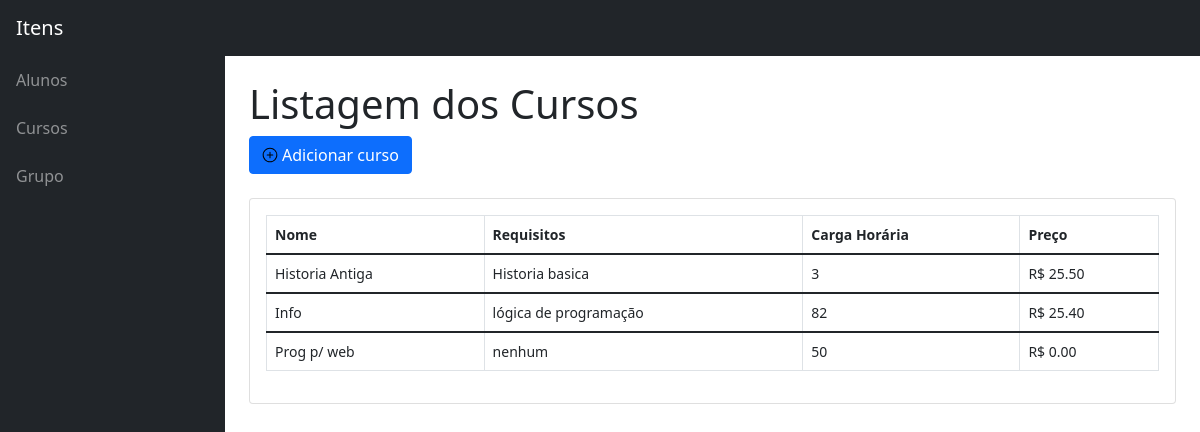
Page /listagemcurso/ on the earlier database version.
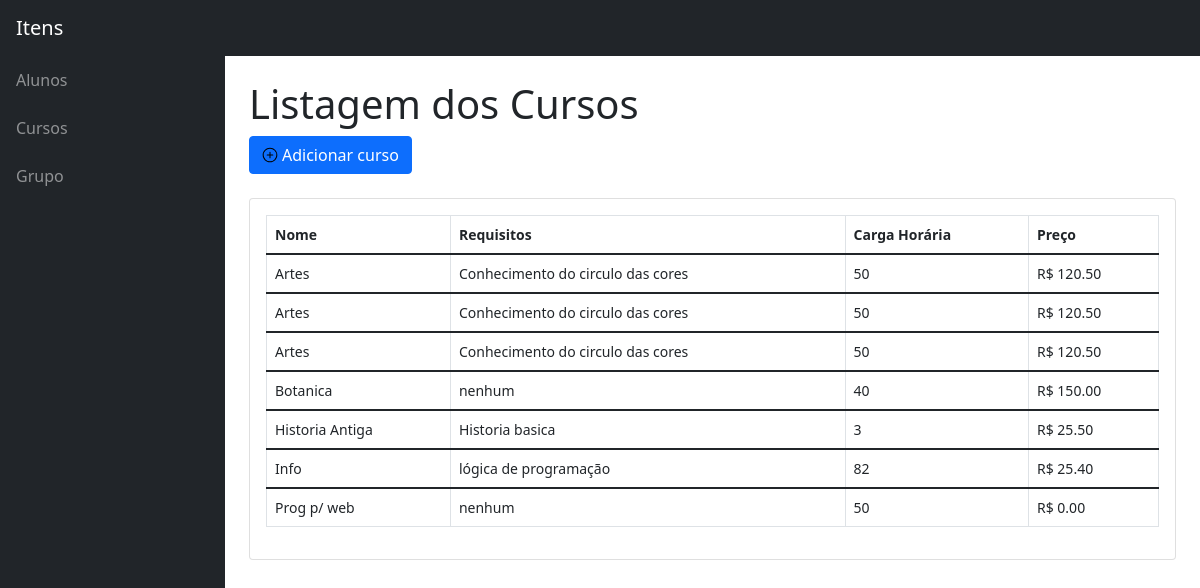
Same page on the later database version.
### Crud/models.py (models this page shows, shortened)
class Curso (models.Model):
    id = models.AutoField(primary_key=True)
    nome = models.CharField(max_length=50)
    requisito = models.CharField(max_length=255)
    carga_horaria = models.SmallIntegerField()
    preco = models.DecimalField(max_digits=5, decimal_places=2)

### Crud/views.py (the view)
# urls.py: path('listagemcurso/', listagem, name="listagemcurso"),
def listagem(request):
    cursos = Curso.objects.all().order_by('nome')
    conteudo = {"cursos": cursos}
    return render(request, 'listagem_curso.html', conteudo)

### Crud/templates/listagem_curso.html (shortened to what this page needs)
{% extends 'base.html' %}
{% load static %}
{% block 'titulo_conteudo' %} <h1 class="mt-4">Listagem dos Cursos </h1>{% endblock %}
{% block 'add_item' %}
<a href="{% url 'adicionarcurso' %}" class="btn btn-primary">  <img src="{% static '/assets/img/plus-circle.svg' %}" class="svg-inline--fa fa-chart-area me-1" >Adicionar curso</a>
{% endblock %}
{% block 'tabela' %}
        <thead>
            <tr>
                <th>Nome</th>
                <th>Requisitos</th>
                <th>Carga Horária</th>
                <th>Preço</th>
            </tr>
        </thead>
        {% for i in cursos%}
        <tbody>
            <tr>
                <td> {{i.nome}}</td>
                <td> {{i.requisito}}</td>
                <td> {{i.carga_horaria}}</td>
                <td> R$ {{i.preco}}</td>
            </tr>
        </tbody>
        {% endfor %}
{% endblock %}

### Crud/templates/base.html (shortened to what this page needs)
{% load static %}
<!DOCTYPE html>
<html lang="pt-br">
    <head>
        <link href="https://cdn.jsdelivr.net/npm/simple-datatables@latest/dist/style.css" rel="stylesheet" />
        <link href="{% static '/css/styles.css' %} " rel="stylesheet" />
    </head>
    <body class="sb-nav-fixed">
        <nav class="sb-topnav navbar navbar-expand navbar-dark bg-dark">
            <a class="navbar-brand ps-3" href="{% url 'home' %}"> Itens </a>
        </nav>
        <div id="layoutSidenav">
            <div id="layoutSidenav_nav">
                <nav class="sb-sidenav accordion sb-sidenav-dark" id="sidenavAccordion">
                    <div class="sb-sidenav-menu">
                        <div class="nav">
                            <a class="nav-link" href="{% url 'listaralunos'%}" > Alunos </a>
                            <a class="nav-link collapsed" href="{% url 'listagemcurso' %}" > Cursos </a>
                            <a class="nav-link collapsed" href="{% url 'componentes' %}" > Grupo </a>
                        </div>
                    </div>
                </nav>
            </div>
            <div id="layoutSidenav_content">
                <main>
                    <div class="container-fluid px-4">
                       {% block 'titulo_conteudo' %}
                       {% endblock %}
                       <ol class="breadcrumb mb-4">
                        <li class="breadcrumb-item active">{% block 'add_item' %}{% endblock %}</li>
                    </ol>
                        <div class="card mb-4">
                            <div class="card-body">
                                <div class="dataTable-wrapper dataTable-loading no-footer sortable searchable fixed-columns">
                                    <div class="dataTable-container">
                                        <table id="datatablesSimple" class="dataTable-table">
                                            {% block 'tabela' %}
                                            {% endblock %}
                                        </table>
                                    </div>
                                </div>
                            </div>
                        </div>
                        </div>
                    </div>
            </div>
</body>

Differences in the rows shown:
added Curso: nome "Artes", requisito "Conhecimento do circulo das cores", carga_horaria "50", preco "120.50"
added Curso: nome "Artes", requisito "Conhecimento do circulo das cores", carga_horaria "50", preco "120.50"
added Curso: nome "Artes", requisito "Conhecimento do circulo das cores", carga_horaria "50", preco "120.50"
added Curso: nome "Botanica", requisito "nenhum", carga_horaria "40", preco "150.00"
